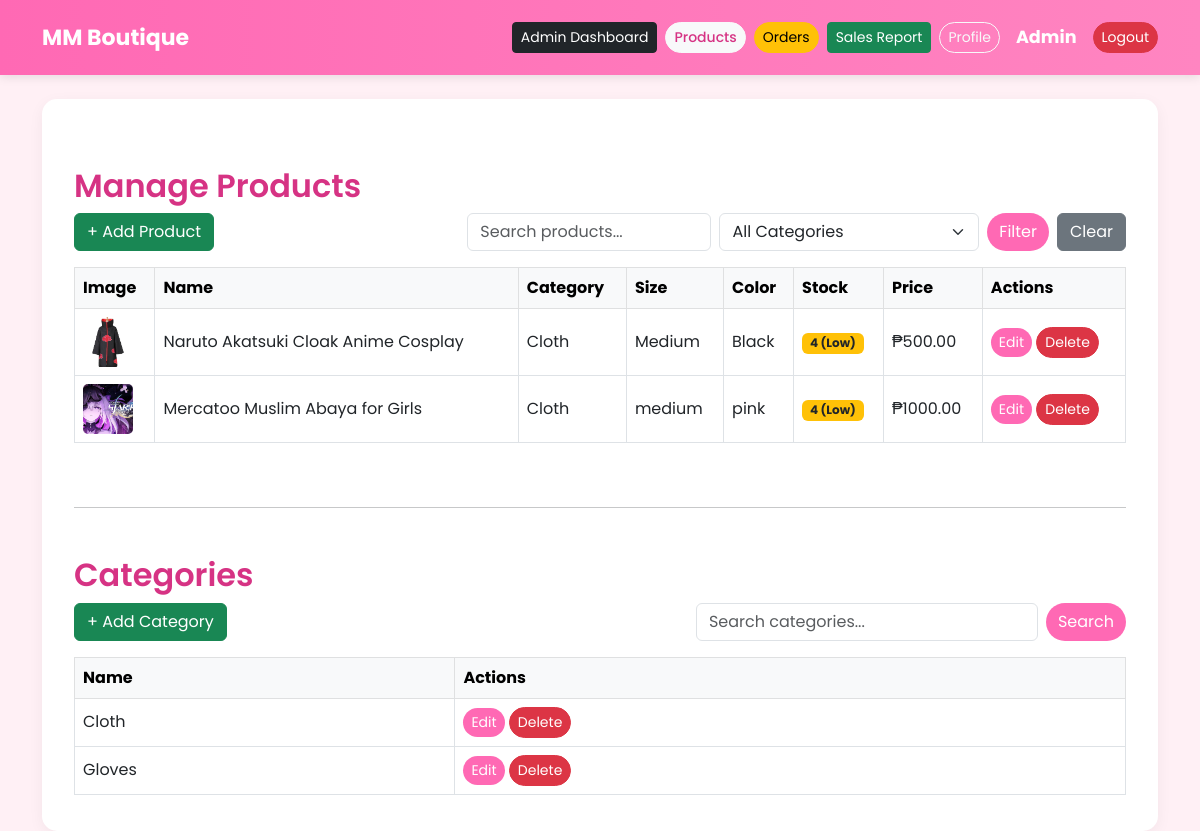
Screenshot of /staff/products/ (signed in) with the database file from the repository.
### store/models.py (models this page shows, shortened)
class Product(models.Model):
    name = models.CharField(max_length=200)
    category = models.ForeignKey(Category, on_delete=models.CASCADE)
    price = models.DecimalField(max_digits=10, decimal_places=2)
    size = models.CharField(max_length=50)
    color = models.CharField(max_length=50)
    image = models.ImageField(upload_to='products/', blank=True, null=True)
    stock = models.IntegerField()

class Category(models.Model):
    name = models.CharField(max_length=100)

### store/views.py (the view)
# urls.py: path('staff/products/', views.manage_products, name='manage_products'),
@staff_member_required
def manage_products(request):
    product_search = request.GET.get('product_search', '')
    category_filter = request.GET.get('category_filter', '')
    products = Product.objects.all().order_by('-id')
    if product_search:
        products = products.filter(name__icontains=product_search)
    if category_filter:
        products = products.filter(category_id=category_filter)
    product_paginator = Paginator(products, 10)
    product_page = request.GET.get('product_page')
    paged_products = product_paginator.get_page(product_page)
    category_search = request.GET.get('category_search', '')
    categories = Category.objects.all().order_by('name')
    if category_search:
        categories = categories.filter(name__icontains=category_search)
    category_paginator = Paginator(categories, 10)
    category_page = request.GET.get('category_page')
    paged_categories = category_paginator.get_page(category_page)
    all_categories = Category.objects.all()
    return render(request, 'store/staff/manage_products.html', {
        'products': paged_products,
        'categories': paged_categories,
        'all_categories': all_categories,
        'product_search': product_search,
        'category_filter': category_filter,
        'category_search': category_search,
    })

### store/templates/store/staff/manage_products.html (shortened to what this page needs)
{% extends 'store/base.html' %}
{% block content %}
<div class="container mt-5">
    <h2>Manage Products</h2>
    <div class="d-flex justify-content-between align-items-center mb-3">
        <a href="{% url 'add_product' %}" class="btn btn-success">
            + Add Product
        </a>
        <form method="GET" class="d-flex gap-2">
            <input type="text" name="product_search" class="form-control" placeholder="Search products..." value="{{ product_search }}">
            <select name="category_filter" class="form-select">
                <option value="">All Categories</option>
            </select>
            <button type="submit" class="btn btn-primary">Filter</button>
            <a href="{% url 'manage_products' %}" class="btn btn-secondary">Clear</a>
        </form>
    </div>
    <div class="table-responsive">
        <table class="table table-bordered table-hover">
            <thead class="table-light">
                <tr>
                    <th>Image</th>
                    <th>Name</th>
                    <th>Category</th>
                    <th>Size</th>
                    <th>Color</th>
                    <th>Stock</th>
                    <th>Price</th>
                    <th>Actions</th>
                </tr>
            </thead>
            <tbody>
                {% for product in products %}
                <tr>
                    <td>
                        {% if product.image %}
                            <img src="{{ product.image.url }}" alt="{{ product.name }}" style="width: 50px; height: 50px; object-fit: cover; border-radius: 5px;">
                        {% else %}
                            <span class="text-muted">No Image</span>
                        {% endif %}
                    </td>
                    <td class="align-middle">{{ product.name }}</td>
                    <td class="align-middle">{{ product.category.name }}</td>
                    <td class="align-middle">{{ product.size }}</td>
                    <td class="align-middle">{{ product.color }}</td>
                    <td class="align-middle">
                        {% if product.stock > 10 %}
                            <span class="badge bg-success">{{ product.stock }}</span>
                        {% elif product.stock > 0 %}
                            <span class="badge bg-warning text-dark">{{ product.stock }} (Low)</span>
                        {% else %}
                            <span class="badge bg-danger">Out of Stock</span>
                        {% endif %}
                    </td>
                    <td class="align-middle">₱{{ product.price }}</td>
                    <td class="align-middle">
                        <a href="{% url 'edit_product' product.id %}" class="btn btn-primary btn-sm">Edit</a>
                        <a href="{% url 'delete_product' product.id %}" class="btn btn-danger btn-sm"
                           onclick="return confirm('Are you sure you want to delete this product?')">Delete</a>
                    </td>
                </tr>
                {% empty %}
                <tr>
                    <td colspan="8" class="text-center">No products found.</td>
                </tr>
                {% endfor %}
            </tbody>
        </table>
    </div>
    <hr class="my-5">
    <h2>Categories</h2>
    <div class="d-flex justify-content-between align-items-center mb-3">
        <a href="{% url 'add_category' %}" class="btn btn-success">
            + Add Category
        </a>
        <form method="GET" class="d-flex gap-2">
            <input type="text" name="category_search" class="form-control" placeholder="Search categories..." value="{{ category_search }}">
            <button type="submit" class="btn btn-primary">Search</button>
        </form>
    </div>
    <table class="table table-bordered table-hover">
        <thead class="table-light">
            <tr>
                <th>Name</th>
                <th>Actions</th>
            </tr>
        </thead>
        <tbody>
            {% for category in categories %}
            <tr>
                <td class="align-middle">{{ category.name }}</td>
                <td class="align-middle">
                    <a href="{% url 'edit_category' category.id %}" class="btn btn-primary btn-sm">Edit</a>
                    <a href="{% url 'delete_category' category.id %}" class="btn btn-danger btn-sm"
                       onclick="return confirm('Are you sure you want to delete this category?')">Delete</a>
                </td>
            </tr>
            {% empty %}
            <tr>
                <td colspan="2" class="text-center">No categories found.</td>
            </tr>
            {% endfor %}
        </tbody>
    </table>
</div>
{% endblock %}

### store/templates/store/base.html (shortened to what this page needs)
<!DOCTYPE html>
<html>
<head>
    <link href="https://cdn.jsdelivr.net/npm/bootstrap@5.3.0/dist/css/bootstrap.min.css" rel="stylesheet">
</head>
<body>
<nav class="navbar navbar-expand-lg py-3">
    <div class="container d-flex justify-content-between align-items-center">
        <a class="navbar-brand m-0" href="{% url 'landing' %}">MM Boutique</a>
        <div class="d-flex align-items-center gap-2 flex-wrap">
            {% if user.is_authenticated %}
                {% if user.is_superuser %}
                    <a href="{% url 'admin_dashboard' %}" class="btn btn-dark btn-sm">Admin Dashboard</a>
                    <a href="{% url 'manage_products' %}" class="btn btn-light btn-sm">Products</a>
                    <a href="{% url 'manage_orders' %}" class="btn btn-warning btn-sm">Orders</a>
                    <a href="{% url 'sales_report' %}" class="btn btn-success btn-sm">Sales Report</a>
                    <a href="{% url 'staff_profile' %}" class="btn btn-outline-light btn-sm">Profile</a>
                {% endif %}
                <span class="text-white fw-bold mx-2" style="font-size: 1.1rem;">{{ user.username }}</span>
                <a href="{% url 'logout' %}" class="btn btn-danger btn-sm">Logout</a>
            {% else %}
                <a href="{% url 'login' %}" class="btn btn-outline-light btn-sm me-1">Login</a>
                <a href="{% url 'register' %}" class="btn btn-light btn-sm text-pink fw-bold">Register</a>
            {% endif %}
        </div>
    </div>
</nav>
<div class="container mt-4">
    <div class="main-container">
        {% block content %}{% endblock %}
    </div>
</div>
</body>
</html>

### store/templates/store/base.html (style rules this page uses)
body { font-family: 'Poppins', sans-serif; background-color: #fff0f5; background-image: url('https://www.transparenttextures.com/patterns/flowers.png'); }
.navbar { background: linear-gradient(to right, #ff69b4, #ff85c1) !important; box-shadow: 0 2px 10px rgba(0,0,0,0.1); }
.navbar-brand { font-weight: bold; font-size: 22px; color: white !important; }
.btn-primary { background-color: #ff69b4; border: none; border-radius: 25px; }
.btn-light { border-radius: 25px; color: #d63384; font-weight: 500; }
.btn-warning, .btn-info, .btn-danger, .btn-outline-light { border-radius: 25px; }
h1, h2, h3 { color: #d63384; font-weight: 600; }
.main-container { background: white; padding: 20px; border-radius: 15px; box-shadow: 0 4px 15px rgba(0,0,0,0.05); }

### rows the page displays
Product: image (picture), name "Naruto Akatsuki Cloak Anime Cosplay", category.name "Cloth", size "Medium", color "Black", stock "4", price "500.00"
Product: image (picture), name "Mercatoo Muslim Abaya for Girls", category.name "Cloth", size "medium", color "pink", stock "4", price "1000.00"
Category: name "Cloth"
Category: name "Gloves"

### other values shown
{{ user.username }} "Admin"
